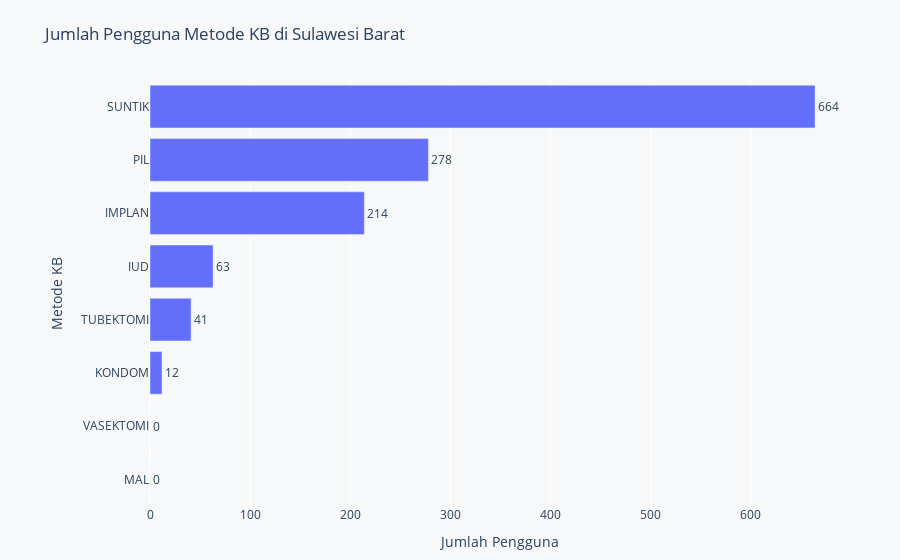

Notebook cell for this chart:
### Code cell
# Ubah data menjadi format "long" menggunakan `unpivot`
data_long = mix_kontra.unpivot(
    index="PROVINSI",  # Kolom yang tetap
    on=["SUNTIK", "PIL", "KONDOM", "MAL", "IMPLAN", "IUD", "VASEKTOMI", "TUBEKTOMI"],  # Kolom yang di-unpivot
    variable_name="METODE_KB",  # Nama kolom untuk metode KB
    value_name="JUMLAH"  # Nama kolom untuk jumlah pengguna
)

# Urutkan data berdasarkan jumlah pengguna (terbesar ke terkecil)
data_sorted = data_long.sort("JUMLAH", descending=False)

# Buat grafik batang horizontal
fig = px.bar(
    data_sorted,
    y="METODE_KB",  # Metode KB di sumbu-y
    x="JUMLAH",     # Jumlah pengguna di sumbu-x
    title="Jumlah Pengguna Metode KB di Sulawesi Barat",
    labels={"METODE_KB": "Metode KB", "JUMLAH": "Jumlah Pengguna"},  # Label sumbu
    orientation="h",  # Horizontal bar chart
    text="JUMLAH"  # Tampilkan nilai di setiap bar
)

# Perbarui tata letak grafik
fig.update_layout(
    showlegend=False,  # Tidak perlu legenda
    paper_bgcolor="#f6f8fa",  # Warna latar belakang kertas
    plot_bgcolor="#f6f8fa",  # Warna latar belakang plot
    margin=dict(l=150, r=50, t=80, b=50)  # Padding: kiri, kanan, atas, bawah
)

# Pastikan label tetap ditampilkan meski nilainya 0
fig.update_traces(
    texttemplate="%{x}",  # Format teks pada bar
    textposition="outside",  # Letakkan teks di luar bar
    hovertemplate="Metode KB: %{y}<br>Jumlah Pengguna: %{x}<extra></extra>"  # Hover informatif
)

# Tampilkan grafik
fig.show()

### Figure 1 — Plotly figure (JSON) as saved in the notebook; plotly's stock layout.template omitted (floating-point values rounded to 4 significant figures)
{"data": [{"hovertemplate": "Metode KB: %{y}<br>Jumlah Pengguna: %{x}<extra></extra>", "legendgroup": "", "marker": {"color": "#636efa", "pattern": {"shape": ""}}, "name": "", "orientation": "h", "showlegend": false, "text": [0.0, 0.0, 12.0, 41.0, 63.0, 214.0, 278.0, 664.0], "textposition": "outside", "texttemplate": "%{x}", "type": "bar", "x": [0, 0, 12, 41, 63, 214, 278, 664], "xaxis": "x", "y": ["MAL", "VASEKTOMI", "KONDOM", "TUBEKTOMI", "IUD", "IMPLAN", "PIL", "SUNTIK"], "yaxis": "y"}], "layout": {"barmode": "relative", "legend": {"tracegroupgap": 0}, "margin": {"b": 50, "l": 150, "r": 50, "t": 80}, "paper_bgcolor": "#f6f8fa", "plot_bgcolor": "#f6f8fa", "showlegend": false, "title": {"text": "Jumlah Pengguna Metode KB di Sulawesi Barat"}, "xaxis": {"anchor": "y", "domain": [0, 1], "title": {"text": "Jumlah Pengguna"}}, "yaxis": {"anchor": "x", "domain": [0, 1], "title": {"text": "Metode KB"}}}}
